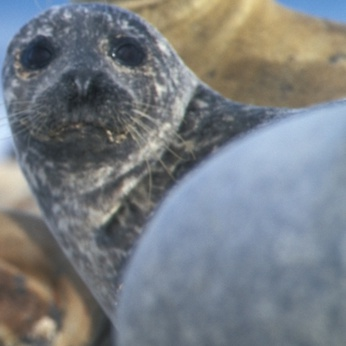
#> input picture WIP/Multimedial Processing - Final/Images/phoca vitulina richardii/PhocaVitulinaRichardii1.png, 346 x 346 px, found by its file name; its folder holds only this picture in this run
$ python rescale.py
#> lines starting #> are read from the running program, lines starting #| are printed output that depends on the picture
import cv2
import os

names = []

def read():
    result = []
    #nombre de la carpeta a leer
    for r,d,f in os.walk('/home/reyes/7.-Sexto-semestre/WIP/Multimedial Processing - Final/Images/phoca vitulina richardii/'):
        for name in f:
            #cambiar nombre aquí también
            result.append(cv2.imread('/home/reyes/7.-Sexto-semestre/WIP/Multimedial Processing - Final/Images/phoca vitulina richardii/'+name, 0))
            names.append(name)
    return result

def convert(focas):
    result = []
    for foca in focas:
        # cambiar escala
        result.append(cv2.resize(foca,(50,50)))
    return result

def save(focas):
    for foca,name in zip(focas,names):
        # nombre de la carpeta dónde guardar las nuevas imágenes
        cv2.imwrite('/home/reyes/7.-Sexto-semestre/WIP/Multimedial Processing - Final/Images/PhocaVitulinaRichardii' + name, foca)

res = read()
#> res = 1 item
res = convert(res)
#> the loop in convert, `for foca in focas:` made 1 pass
save(res)
#> the loop in save, `for foca,name in zip(focas,names):` made 1 pass
#> name on pass 1: 'PhocaVitulinaRichardii1.png'
#> pass 1, in save, `cv2.imwrite('/home/reyes/7.-Sexto-semestre/WIP/Multimedial Processing ..`:
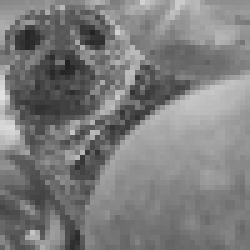
#> saved as PhocaVitulinaRichardiiPhocaVitulinaRichardii1.png: shape (50, 50) (shown 5 times larger); min 33, max 224, mean 124.1

$ run again, on WIP/Multimedial Processing - Final/Images/phoca vitulina richardii/PhocaVitulinaRichardii13.png
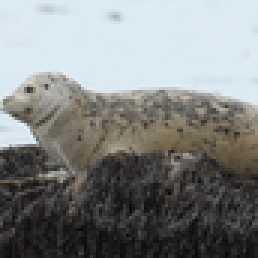
#> input picture WIP/Multimedial Processing - Final/Images/phoca vitulina richardii/PhocaVitulinaRichardii13.png, 86 x 86 px, found by its file name (shown 3 times larger)
#> res = 1 item
#> the loop in convert, `for foca in focas:` made 1 pass
#> the loop in save, `for foca,name in zip(focas,names):` made 1 pass
#> name on pass 1: 'PhocaVitulinaRichardii13.png'
#> pass 1, in save, `cv2.imwrite('/home/reyes/7.-Sexto-semestre/WIP/Multimedial Processing ..`:
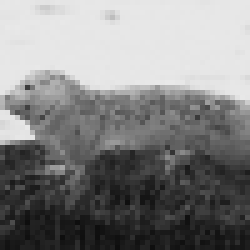
#> saved as PhocaVitulinaRichardiiPhocaVitulinaRichardii13.png: shape (50, 50) (shown 5 times larger); min 14, max 233, mean 131.2

$ run again, on WIP/Multimedial Processing - Final/Images/phoca vitulina richardii/PhocaVitulinaRichardii14.png
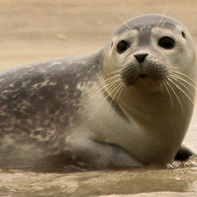
#> input picture WIP/Multimedial Processing - Final/Images/phoca vitulina richardii/PhocaVitulinaRichardii14.png, 197 x 197 px, found by its file name
#> res = 1 item
#> the loop in convert, `for foca in focas:` made 1 pass
#> the loop in save, `for foca,name in zip(focas,names):` made 1 pass
#> name on pass 1: 'PhocaVitulinaRichardii14.png'
#> pass 1, in save, `cv2.imwrite('/home/reyes/7.-Sexto-semestre/WIP/Multimedial Processing ..`:
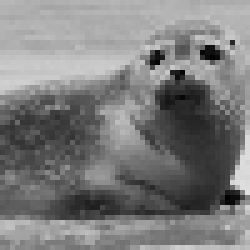
#> saved as PhocaVitulinaRichardiiPhocaVitulinaRichardii14.png: shape (50, 50) (shown 5 times larger); min 1, max 226, mean 124.6

$ run again, on WIP/Multimedial Processing - Final/Images/phoca vitulina richardii/PhocaVitulinaRichardii15.png
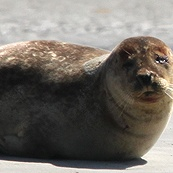
#> input picture WIP/Multimedial Processing - Final/Images/phoca vitulina richardii/PhocaVitulinaRichardii15.png, 173 x 173 px, found by its file name
#> res = 1 item
#> the loop in convert, `for foca in focas:` made 1 pass
#> the loop in save, `for foca,name in zip(focas,names):` made 1 pass
#> name on pass 1: 'PhocaVitulinaRichardii15.png'
#> pass 1, in save, `cv2.imwrite('/home/reyes/7.-Sexto-semestre/WIP/Multimedial Processing ..`:
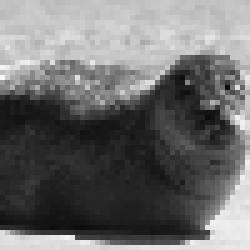
#> saved as PhocaVitulinaRichardiiPhocaVitulinaRichardii15.png: shape (50, 50) (shown 5 times larger); min 12, max 247, mean 109.5

$ run again, on WIP/Multimedial Processing - Final/Images/phoca vitulina richardii/PhocaVitulinaRichardii10.png
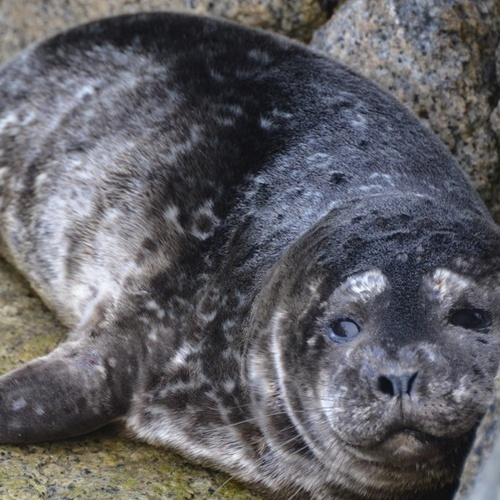
#> input picture WIP/Multimedial Processing - Final/Images/phoca vitulina richardii/PhocaVitulinaRichardii10.png, 500 x 500 px, found by its file name
#> res = 1 item
#> the loop in convert, `for foca in focas:` made 1 pass
#> the loop in save, `for foca,name in zip(focas,names):` made 1 pass
#> name on pass 1: 'PhocaVitulinaRichardii10.png'
#> pass 1, in save, `cv2.imwrite('/home/reyes/7.-Sexto-semestre/WIP/Multimedial Processing ..`:
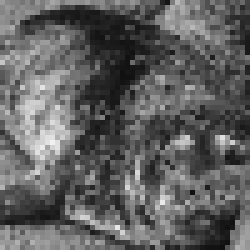
#> saved as PhocaVitulinaRichardiiPhocaVitulinaRichardii10.png: shape (50, 50) (shown 5 times larger); min 15, max 241, mean 95.8
